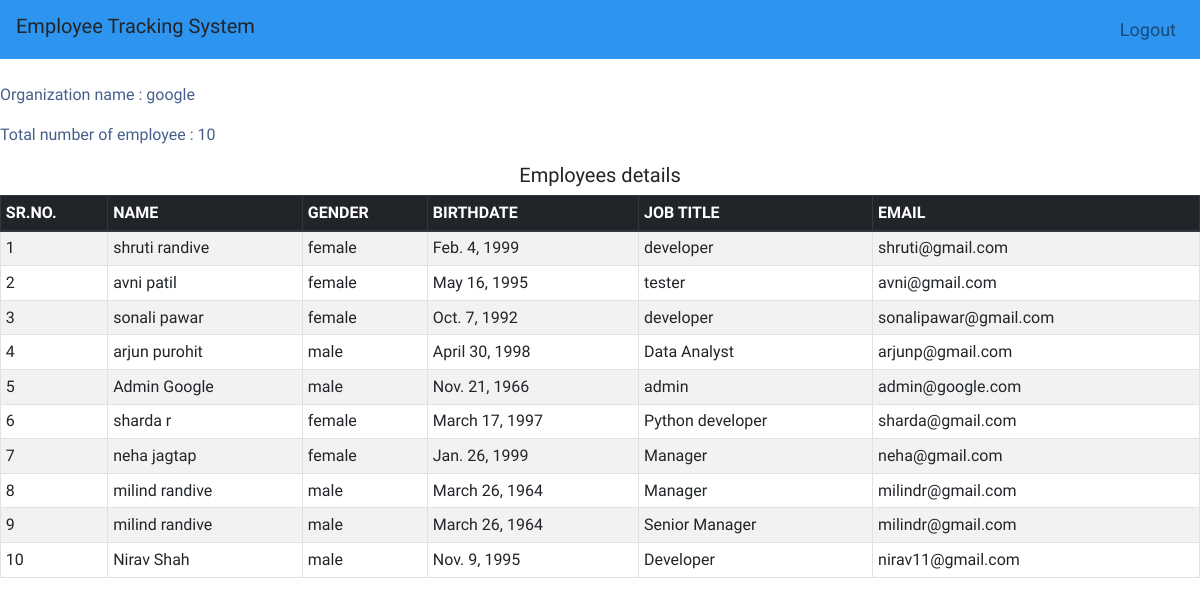
/showg (signed in), run on an earlier commit of the app's database.
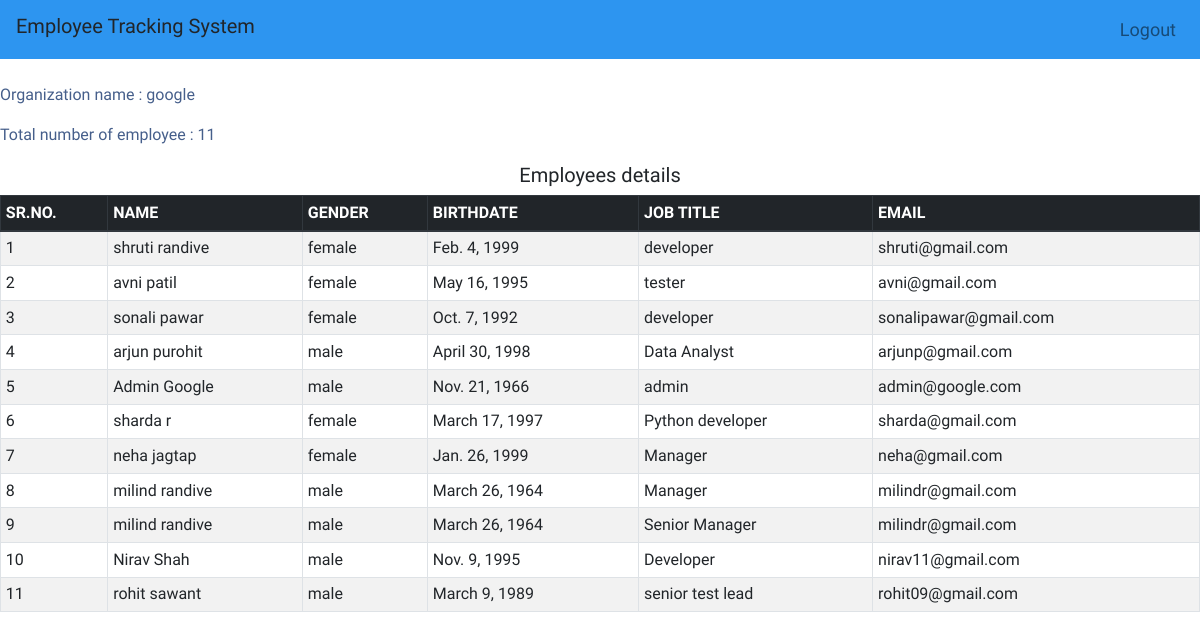
And on a later commit of the database.
### employeetrackingsystem/models/employee.py (models this page shows, shortened)
class Employee(models.Model):
    name=models.CharField(max_length=100)
    gender=models.CharField(max_length=10, choices=GENDER, default='male')
    jobtitle=models.CharField(max_length=100)
    organization=models.CharField(max_length=10, choices=ORG)
    dob=models.DateField(default=datetime.datetime.today)
    email=models.EmailField(unique=True)
    password=models.CharField(max_length=100)

### employeetrackingsystem/middlewares/auth.py (the view)
    def middleware(request):
        print(request.session.get('employee'))
        if not request.session.get('employee'):
            return redirect('login')
        response=get_response(request)
        return response

### employeetrackingsystem/views/details.py (called while the page is built)
def showg(request):
    employee=Employee.objects.filter(organization='google')
    totalcountG=Employee.objects.filter(organization='google').count()
    nameG=Employee.objects.values_list('organization', flat=True).get(pk=1)
    d={'employee':employee, 'totalcountG':totalcountG, 'nameG':nameG}
    return render(request, 'detailsg.html', d)

### employeetrackingsystem/templates/detailsg.html
{% extends 'navbar.html' %}
{%block content%}
<br>
<p>Organization name : {{nameG}}</p>
<p>Total number of employee : {{totalcountG}}</p>
<h5>Employees details</h5>
   <table class="table table-striped table-bordered table-sm">
        <thead class="thead-dark">
            <tr>
                <th>SR.NO.</th>
                <th>NAME</th>
                <th>GENDER</th>
                <th>BIRTHDATE</th>
                <th>JOB TITLE</th>
                <th>EMAIL</th>
            </tr>
        </thead>
        <tbody>
            {% for employee in employee %}
            <tr>
                <td>{{forloop.counter}}</td>
                <td>{{employee.name}}</td>
                <td>{{employee.gender}}</td>
                <td>{{employee.dob}}</td>
                <td>{{employee.jobtitle}}</td>
                <td>{{employee.email}}</td>
            </tr>
            {% endfor %}
        </tbody>
    </table>
    {% endblock %}

What changed in the data, as far as the page shows it:
added Employee: name "rohit sawant", gender "male", dob "March 9, 1989", jobtitle "senior test lead", email "rohit09@gmail.com"
Also different on the page:
{{ totalcountG }}: "10" → "11"
